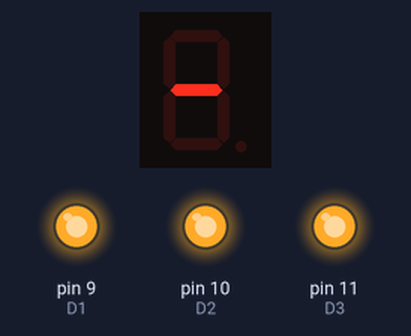
This sketch was run on a simulated Arduino Uno, built with avr-gcc and run on an emulated ATmega328P. Parts: 1-digit seven-segment display, output pins drawn as LEDs (lit = HIGH). Wiring (inferred from the names in the program): 1-digit 7-segment display, segments lit when LOW: segments pin 2, pin 3, pin 4, pin 5, pin 6, pin 7, pin 8. The segment pins are drawn as the display they are named for; pins used as bus, display or sensor lines are not drawn.

Above: at 0.1 s.
At 1.6 s:
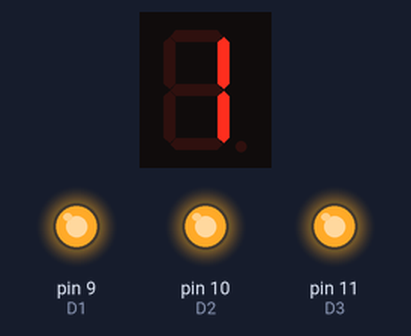
At 3.1 s:
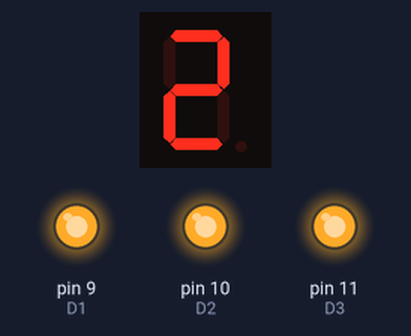
At 6.1 s:
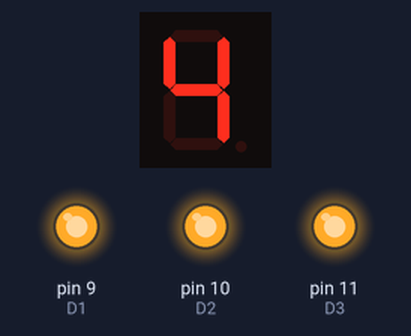
At 9.1 s:
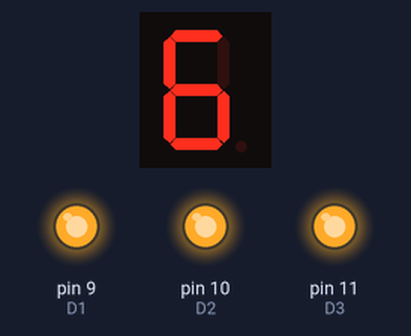
At 12.6 s:
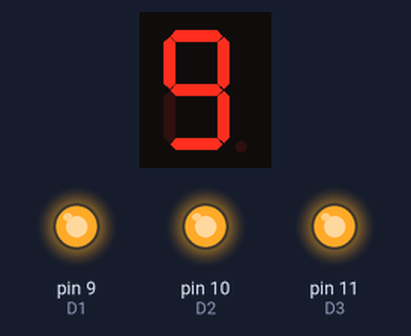
Timing chart, 0 to 14.1 s (numbered marks = the images above):
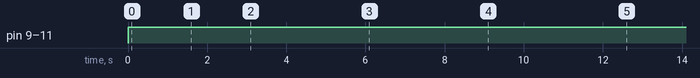

Measured:
- by itself, pin 9 (D1), pin 10 (D2), pin 11 (D3): LOW → HIGH at 0.00 s
- what the display in image 1 shows lasts 1.5 s, from 1.5 s to 3.0 s
- what the display in image 4 shows lasts 2.0 s, from 9.0 s to 11.0 s

The sketch:

4_7_SegmentDisplay_Receiver.ino
```cpp
/*
  Showing number 0-9 on a Common Anode 7-segment LED display
  Displays the numbers 0-9 on the display, with one second in between.
    A
   ---
F |   | B
  | G |
   ---
E |   | C
  |   |
   ---
    D

 */

// Pin 2-8 is connected to the 7 segments of the display.

int pinA = 2;
int pinB = 3;
int pinC = 4;
int pinD = 5;
int pinE = 6;
int pinF = 7;
int pinG = 8;
int D1 = 9;
int D2 = 10;
int D3 = 11;
int D4 = 12;

                  // the setup routine runs once when you press reset:
void setup()
{
               // initialize the digital pins as outputs.
  pinMode(pinA, OUTPUT);
  pinMode(pinB, OUTPUT);
  pinMode(pinC, OUTPUT);
  pinMode(pinD, OUTPUT);
  pinMode(pinE, OUTPUT);
  pinMode(pinF, OUTPUT);
  pinMode(pinG, OUTPUT);
  pinMode(D1, OUTPUT);
  pinMode(D2, OUTPUT);
  pinMode(D3, OUTPUT);
  pinMode(D4, OUTPUT);
}
int counter = 0;
                  // the loop routine runs over and over again forever:
void loop()
  {

  if(counter == 0)
  {
 digitalWrite(D1, HIGH);
  digitalWrite(D2, HIGH);
  digitalWrite(D3, HIGH);
  digitalWrite(D4, LOW);

  //for 7 segment to display 0 only pin G is LOW
  digitalWrite(pinA, HIGH);
  digitalWrite(pinB, HIGH);
  digitalWrite(pinC, HIGH);
  digitalWrite(pinD, HIGH);
  digitalWrite(pinE, HIGH);
  digitalWrite(pinF, HIGH);
  digitalWrite(pinG, LOW);
  delay(1000);               //The waiting time for 1 second

  }

 else if(counter ==1)
  {
 digitalWrite(D1, HIGH);
  digitalWrite(D2, HIGH);
  digitalWrite(D3, HIGH);
  digitalWrite(D4, LOW);
  //for 7 segment to display 1 only pinB &pinC are LOW
  digitalWrite(pinA, HIGH);
  digitalWrite(pinB, LOW);
  digitalWrite(pinC, LOW);
  digitalWrite(pinD, HIGH);
  digitalWrite(pinE, HIGH);
  digitalWrite(pinF, HIGH);
  digitalWrite(pinG, HIGH);
  delay(1000);               // /The waiting time for 1 second

  }
 else if(counter ==2)
  {
 digitalWrite(D1, HIGH);
  digitalWrite(D2, HIGH);
  digitalWrite(D3, HIGH);
  digitalWrite(D4, LOW);
                 //for 7 segment to display 2 only pinC & pinF are HIGH

  digitalWrite(pinA, LOW);
  digitalWrite(pinB, LOW);
  digitalWrite(pinC, HIGH);
  digitalWrite(pinD, LOW);
  digitalWrite(pinE, LOW);
  digitalWrite(pinF, HIGH);
  digitalWrite(pinG, LOW);
  delay(1000);               ///The waiting time for 1 second
  }

 else if(counter ==3)
  {
  digitalWrite(D1, HIGH);
  digitalWrite(D2, HIGH);
  digitalWrite(D3, HIGH);
  digitalWrite(D4, LOW);
                //for 7 segment to display 3 only pinE and pinF is HIGH
  digitalWrite(pinA, LOW);
  digitalWrite(pinB, LOW);
  digitalWrite(pinC, LOW);
  digitalWrite(pinD, LOW);
  digitalWrite(pinE, HIGH);
  digitalWrite(pinF, HIGH);
  digitalWrite(pinG, LOW);
  delay(1000);               ///The waiting time for 1 second

  }
else if(counter ==4)
  {
  digitalWrite(D1, HIGH);
  digitalWrite(D2, HIGH);
  digitalWrite(D3, HIGH);
  digitalWrite(D4, LOW);
                 //for 7 segment to display 4 only pina, pinD & pinE are HIGH
  digitalWrite(pinA, HIGH);
  digitalWrite(pinB, LOW);
  digitalWrite(pinC, LOW);
  digitalWrite(pinD, HIGH);
  digitalWrite(pinE, HIGH);
  digitalWrite(pinF, LOW);
  digitalWrite(pinG, LOW);
  delay(1000);               // /The waiting time for 1 second

  }

  else if(counter ==5)
  {
  digitalWrite(D1, HIGH);
  digitalWrite(D2, HIGH);
  digitalWrite(D3, HIGH);
  digitalWrite(D4, LOW);
                  //for 7 segment to display 5 only pinB and pinE are HIGH
  digitalWrite(pinA, LOW);
  digitalWrite(pinB, HIGH);
  digitalWrite(pinC, LOW);
  digitalWrite(pinD, LOW);
  digitalWrite(pinE, HIGH);
  digitalWrite(pinF, LOW);
  digitalWrite(pinG, LOW);
  delay(1000);               ///The waiting time for 1 secondd

  }
  else if(counter ==6)
  {
 digitalWrite(D1, HIGH);
  digitalWrite(D2, HIGH);
  digitalWrite(D3, HIGH);
  digitalWrite(D4, LOW);
               //for 7 segment to display 6 only pinB is HIGH
  digitalWrite(pinA, LOW);
  digitalWrite(pinB, HIGH);
  digitalWrite(pinC, LOW);
  digitalWrite(pinD, LOW);
  digitalWrite(pinE, LOW);
  digitalWrite(pinF, LOW);
  digitalWrite(pinG, LOW);
  delay(1000);               ///The waiting time for 1 second

  }

  else if(counter ==2)
  {
  digitalWrite(D1, HIGH);
  digitalWrite(D2, HIGH);
  digitalWrite(D3, HIGH);
  digitalWrite(D4, LOW);
                //for 7 segment to display 7 only pinE, pin F, & pinG is HIGH
  digitalWrite(pinA, LOW);
  digitalWrite(pinB, LOW);
  digitalWrite(pinC, LOW);
  digitalWrite(pinD, LOW);
  digitalWrite(pinE, HIGH);
  digitalWrite(pinF, HIGH);
  digitalWrite(pinG, HIGH);
  delay(1000);               ///The waiting time for 1 second

  }

  else if(counter ==8)
  {
  digitalWrite(D1, HIGH);
  digitalWrite(D2, HIGH);
  digitalWrite(D3, HIGH);
  digitalWrite(D4, LOW);
              //for 7 segment to display 8 ALL pins are LOW
  digitalWrite(pinA, LOW);
  digitalWrite(pinB, LOW);
  digitalWrite(pinC, LOW);
  digitalWrite(pinD, LOW);
  digitalWrite(pinE, LOW);
  digitalWrite(pinF, LOW);
  digitalWrite(pinG, LOW);
  delay(1000);               // The waiting time for 1 second


  }
  else if(counter ==9)
  {
  digitalWrite(D1, HIGH);
  digitalWrite(D2, HIGH);
  digitalWrite(D3, HIGH);
  digitalWrite(D4, LOW);
                //for 7 segment to display 9 only pinE is LOW
  digitalWrite(pinA, LOW);
  digitalWrite(pinB, LOW);
  digitalWrite(pinC, LOW);
  digitalWrite(pinD, LOW);
  digitalWrite(pinE, HIGH);
  digitalWrite(pinF, LOW);
  digitalWrite(pinG, LOW);
  delay(1000);               // The waiting time for 1 second


  }
  delay(500);
  counter++;
}
```
